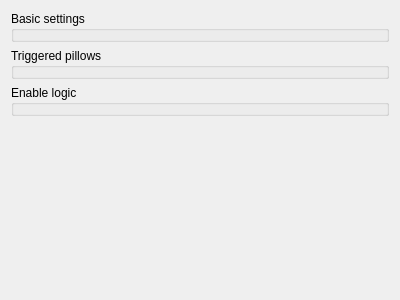
<?xml version="1.0" encoding="UTF-8"?>
<ui version="4.0">
 <class>IActionButton</class>
 <widget class="QWidget" name="IActionButton">
  <property name="geometry">
   <rect>
    <x>0</x>
    <y>0</y>
    <width>400</width>
    <height>300</height>
   </rect>
  </property>
  <property name="windowTitle">
   <string>ActionButton preferences</string>
  </property>
  <layout class="QVBoxLayout" name="verticalLayout">
   <item>
    <widget class="GroupBox" name="groupBox">
     <property name="title">
      <string>Basic settings</string>
     </property>
     <property name="template" stdset="0">
      <string>inspector-groupbox-room</string>
     </property>
    </widget>
   </item>
   <item>
    <widget class="GroupBox" name="groupBox_4">
     <property name="title">
      <string>Triggered pillows</string>
     </property>
     <property name="template" stdset="0">
      <string>inspector-groupbox-triggeredpillows</string>
     </property>
    </widget>
   </item>
   <item>
    <widget class="GroupBox" name="groupBox_2">
     <property name="title">
      <string>Enable logic</string>
     </property>
     <property name="template" stdset="0">
      <string>inspector-groupbox-enablelogic</string>
     </property>
    </widget>
   </item>
   <item>
    <spacer name="verticalSpacer">
     <property name="orientation">
      <enum>Qt::Vertical</enum>
     </property>
     <property name="sizeHint" stdset="0">
      <size>
       <width>20</width>
       <height>172</height>
      </size>
     </property>
    </spacer>
   </item>
  </layout>
 </widget>
 <customwidgets>
  <customwidget>
   <class>GroupBox</class>
   <extends>QGroupBox</extends>
   <header>wallaby.frontends.qt.widgets.containers.groupBox</header>
   <container>1</container>
  </customwidget>
 </customwidgets>
 <resources/>
 <connections/>
</ui>
